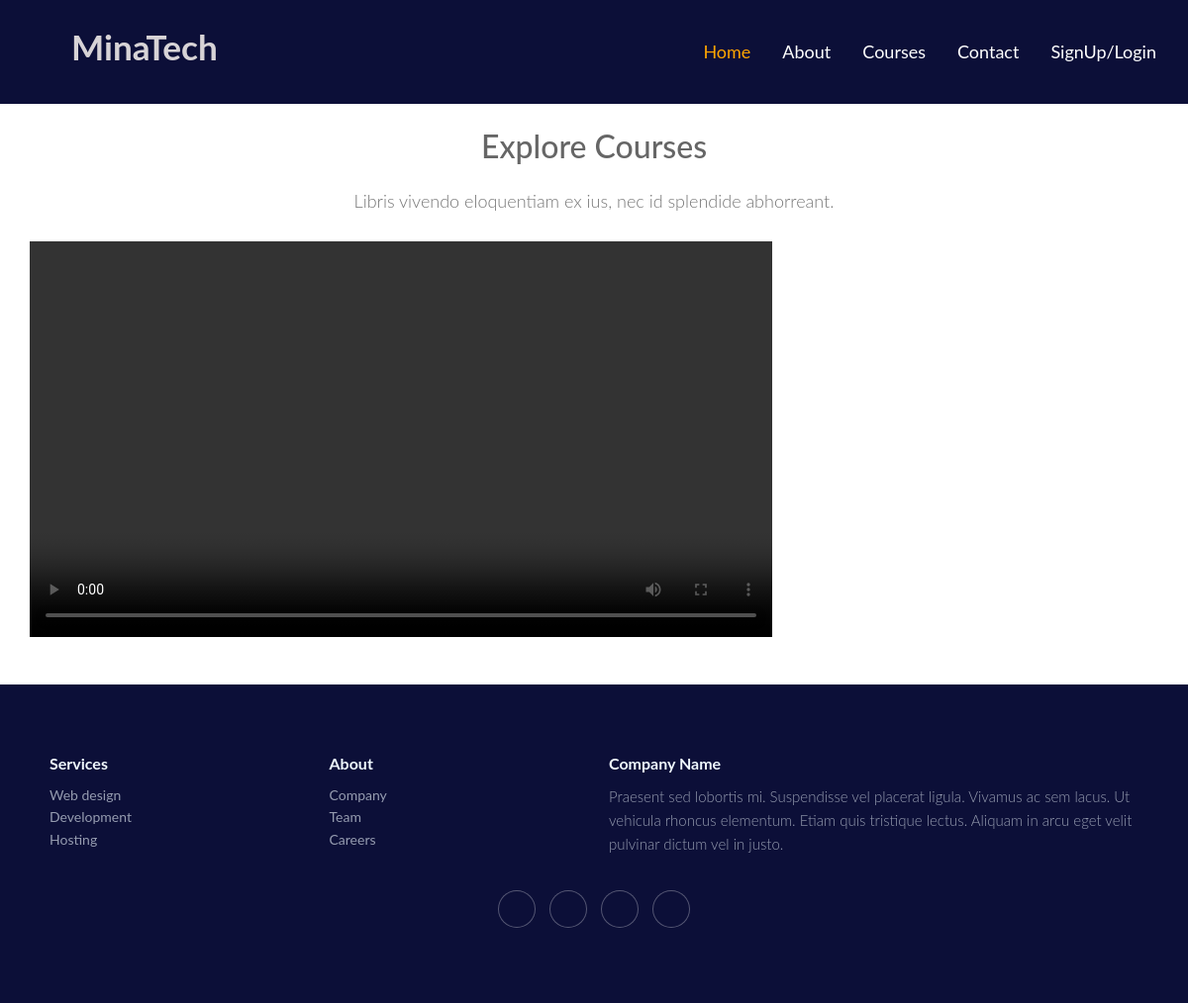
Page /courses/1 on the earlier database version.
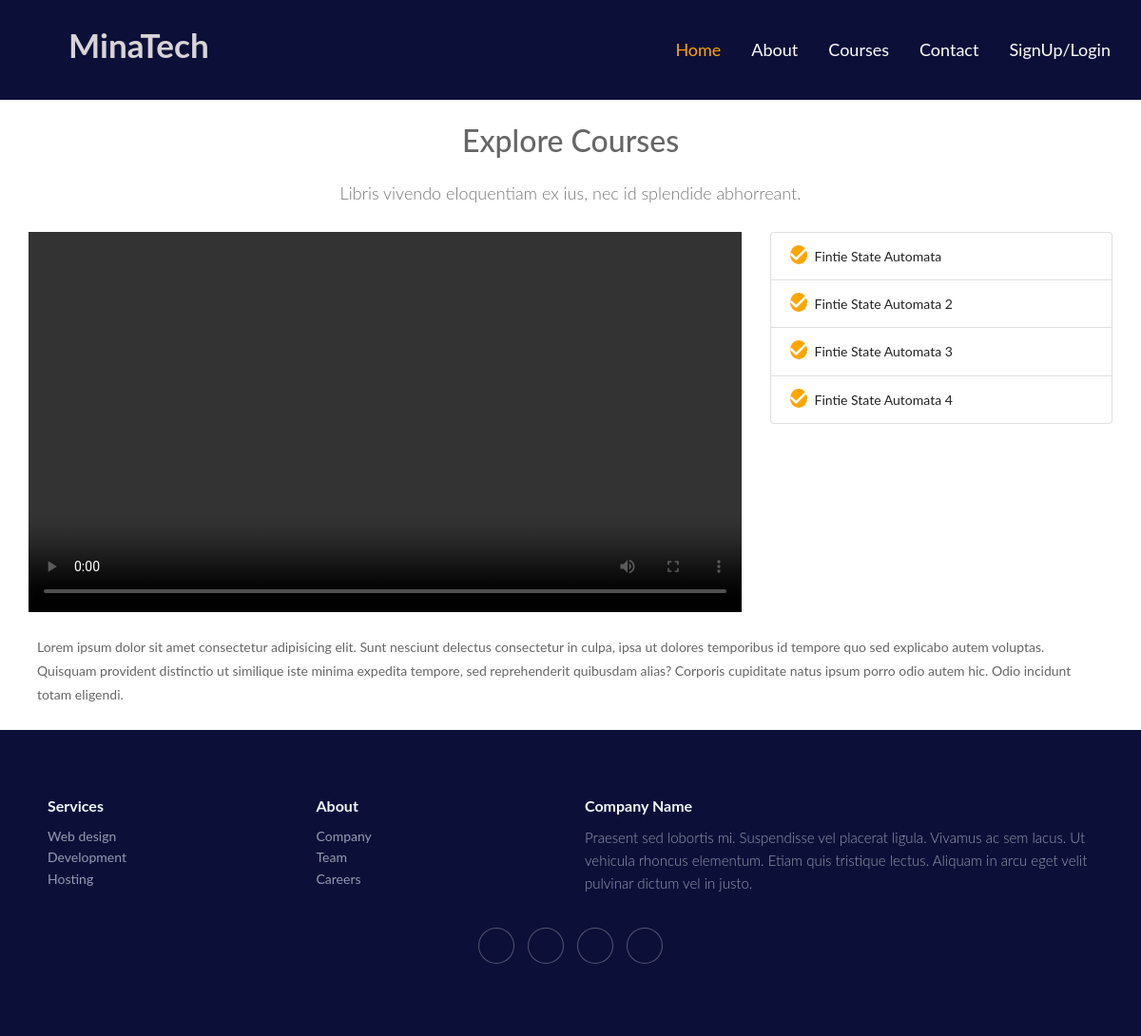
Same page on the later database version.
### minatech/models.py (models this page shows, shortened)
class courseContent(models.Model):
    id = models.AutoField(primary_key=True)
    content = models.FileField(null=True,blank=True)
    title = models.CharField(max_length=1000)
    notes = models.TextField(null=True,blank=True)
    course = models.ForeignKey('courses',on_delete=models.CASCADE)
    uploadedOn = models.DateTimeField(auto_now_add=True)

### minatech/views.py (the view)
# urls.py: path('courses/<str:id>',views.singleCourse),
def singleCourse(request,id):
    obj = courses.objects.get(id=id)
    courseContentList  = courseContent.objects.filter(course=obj)
    context={
        'videoContent':courseContentList.first(),
        'Singledata':obj,
        'singleCourseView':True,
        'courseContentList':courseContentList,
        'playerView':True
    }
    return render(request,'courses.html',context)

### templates/courses.html (shortened to what this page needs)
{% load static %}
<!DOCTYPE html>
<html lang="en">
<head>
    <link rel="stylesheet" href="{% static 'css/bootstrap.min.css' %}">
    <link rel="stylesheet" href="{% static 'css/responsive.css' %}">
    <link rel="stylesheet" href="{% static 'css/jquery.mCustomScrollbar.min.css' %}">
    <link rel="stylesheet" href="https://netdna.bootstrapcdn.com/font-awesome/4.0.3/css/font-awesome.css">
    <link rel="stylesheet" href="https://cdnjs.cloudflare.com/ajax/libs/fancybox/2.1.5/jquery.fancybox.min.css" media="screen">
    <link rel="stylesheet" href="https://cdnjs.cloudflare.com/ajax/libs/font-awesome/4.7.0/css/font-awesome.min.css">
    <link rel="stylesheet" href="https://cdnjs.cloudflare.com/ajax/libs/ionicons/2.0.1/css/ionicons.min.css">
    <link rel="stylesheet" href="{% static 'css/style.css' %}">
</head>
<body class="main-layout">
    <nav class="navbar navbar-expand-lg navbar-light">
        <a class="navbar-brand" href="#">
            <h1>MinaTech</h1>
        </a>
        <div class="collapse navbar-collapse" id="navbarNavAltMarkup">
            <div class="navbar-nav ml-auto">
                <a class="nav-link-active" href="/">Home <span class="sr-only">(current)</span></a>
                <a class="nav-link-ac" href="/about">About</a>
                <a class="nav-link-ac" href="/courses">Courses</a>
                <a class="nav-link-ac" href="/contact">Contact</a>
                <a class="nav-link-ac" href="/register">SignUp/Login</a>
            </div>
        </div>
    </nav>
    <div id="courses" class="section mt-4">
        <div class="text-center">
            <h1 class="text-center " style="font-size: xx-large;">Explore Courses</h1>
            <p class="lead">Libris vivendo eloquentiam ex ius, nec id splendide abhorreant.</p>
        </div>
        <div class="container-fluid">
            <br>
        </div>
        {% if playerView %}
        <div class="container-fluid">
            <div class="col-xl-12">
                <div class="row justify-content-center">
                    <div class="col-xl-8 col-lg-8 col-md-6">
                        <video class="embed-responsive" width="320px" height="400px" controls>
                            <source src="/media/{{videoContent.content}}" type="video/mp4">
                          </video>
                    </div>
                    <div class="col-xl-4 col-lg-4 col-md-6 ">
                        <div class="text-left" style="overflow:scroll;">
                            <ol class="list-group">
                                {% for i in courseContentList %}
                                <li class="list-group-item"><a href="/courses/courseContent/{{i.id}}"><i class="fa fa-check text-white mr-2" style="border-radius:100%;background-color: orange;font-size:20px;"></i>{{i.title}}</a></li>
                                {% endfor %}
                            </ol>
                        </div>
                    </div>
                </div>
                <div class="row">
                    <div class="notes m-4">
                        {{videoContent.notes}}
                    </div>
                </div>
            </div>
        </div>
        {% endif %}
        <div class="footer-dark">
            <footer>
                <div class="container">
                    <div class="row">
                        <div class="col-sm-6 col-md-3 item">
                            <h3>Services</h3>
                            <ul>
                                <li><a href="#">Web design</a></li>
                                <li><a href="#">Development</a></li>
                                <li><a href="#">Hosting</a></li>
                            </ul>
                        </div>
                        <div class="col-sm-6 col-md-3 item">
                            <h3>About</h3>
                            <ul>
                                <li><a href="#">Company</a></li>
                                <li><a href="#">Team</a></li>
                                <li><a href="#">Careers</a></li>
                            </ul>
                        </div>
                        <div class="col-md-6 item text">
                            <h3>Company Name</h3>
                            <p>Praesent sed lobortis mi. Suspendisse vel placerat ligula. Vivamus ac sem lacus. Ut vehicula rhoncus elementum. Etiam quis tristique lectus. Aliquam in arcu eget velit pulvinar dictum vel in justo.</p>
                        </div>
                        <div class="col item social"><a href="#"></a><a href="#"></a><a href="#"></a><a href="#"></a></div>
                    </div>
                </div>
            </footer>
        </div>
</body>
</html>

### static/css/style.css (style rules this page uses)
* { box-sizing: border-box !important; }
body { background-color: #fff; }
html { scroll-behavior: smooth; }
body { color: #666666; font-size: 14px; font-family: 'Lato', sans-serif; line-height: 1.80857; font-weight: normal; }
a { color: #1f1f1f; text-decoration: none !important; outline: none !important; -webkit-transition: all .3s ease-in-out; -moz-transition: all .3s ease-in-out; -ms-transition: all .3s ease-in-out; -o-transition: all .3s ease-in-out; transition: all .3s ease-in-out; }
h1 { font-size: 24px }
h3 { font-size: 18px }
*, *::after, *::before { -webkit-box-sizing: border-box; -moz-box-sizing: border-box; box-sizing: border-box; }
ul, li, ol { margin: 0px; padding: 0px; list-style: none; }
p { margin: 0px; font-weight: 300; font-size: 15px; line-height: 24px; }
a { color: #222222; text-decoration: none; outline: none !important; }
a, .btn { text-decoration: none !important; outline: none !important; -webkit-transition: all .3s ease-in-out; -moz-transition: all .3s ease-in-out; -ms-transition: all .3s ease-in-out; -o-transition: all .3s ease-in-out; transition: all .3s ease-in-out; }
.lead { font-size: 18px; line-height: 30px; color: #767676; margin: 0; padding: 0; }
.navbar { background-color: #0c0f38; }
.navbar .navbar-brand { color: white; font-size: 25px; font-weight: bold; }
.navbar .navbar-brand h1 { color: rgba(233, 229, 229, 0.918); font-weight: bold; margin-top: 0.8rem; font-size: 2.2rem; margin-left: 3.5rem; }
.navbar-nav { margin-left: 250px; }
.navbar-nav .nav-link-active { padding: 1rem; font-size: 18px; color: orange; }
.navbar .nav-link-ac { color: white; padding: 1rem; font-size: 18px; }
.footer-dark { padding: 50px 0; color: #f0f9ff; background-color: #0c0f38; }
.footer-dark h3 { margin-top: 0; margin-bottom: 12px; font-weight: bold; font-size: 16px; }
.footer-dark ul { padding: 0; list-style: none; line-height: 1.6; font-size: 14px; margin-bottom: 0; }
.footer-dark ul a { color: inherit; text-decoration: none; opacity: 0.6; }
.footer-dark .item.text { margin-bottom: 36px; }
.footer-dark .item.text p { opacity: 0.6; margin-bottom: 0; }
.footer-dark .item.social { text-align: center; }
.footer-dark .item.social>a { font-size: 20px; width: 36px; height: 36px; line-height: 36px; display: inline-block; text-align: center; border-radius: 50%; box-shadow: 0 0 0 1px rgba(255, 255, 255, 0.4); margin: 0 8px; color: #fff; opacity: 0.75; }
.container { border-radius: 5px; padding: 20px; }

Differences in the rows shown:
added courseContent: title "Fintie State Automata", notes "Lorem ipsum dolor sit amet consectetur adipisicing elit. Sunt nesciunt delectus consectetur in culpa, ipsa ut dolores temporibus id tempore quo sed explicabo autem voluptas. Quisquam provident distinctio ut similique iste minima expedita tempore, sed reprehenderit quibusdam alias? Corporis cupiditate natus ipsum porro odio autem hic. Odio incidunt totam eligendi."
added courseContent: title "Fintie State Automata 2"
added courseContent: title "Fintie State Automata 3"
added courseContent: title "Fintie State Automata 4"
